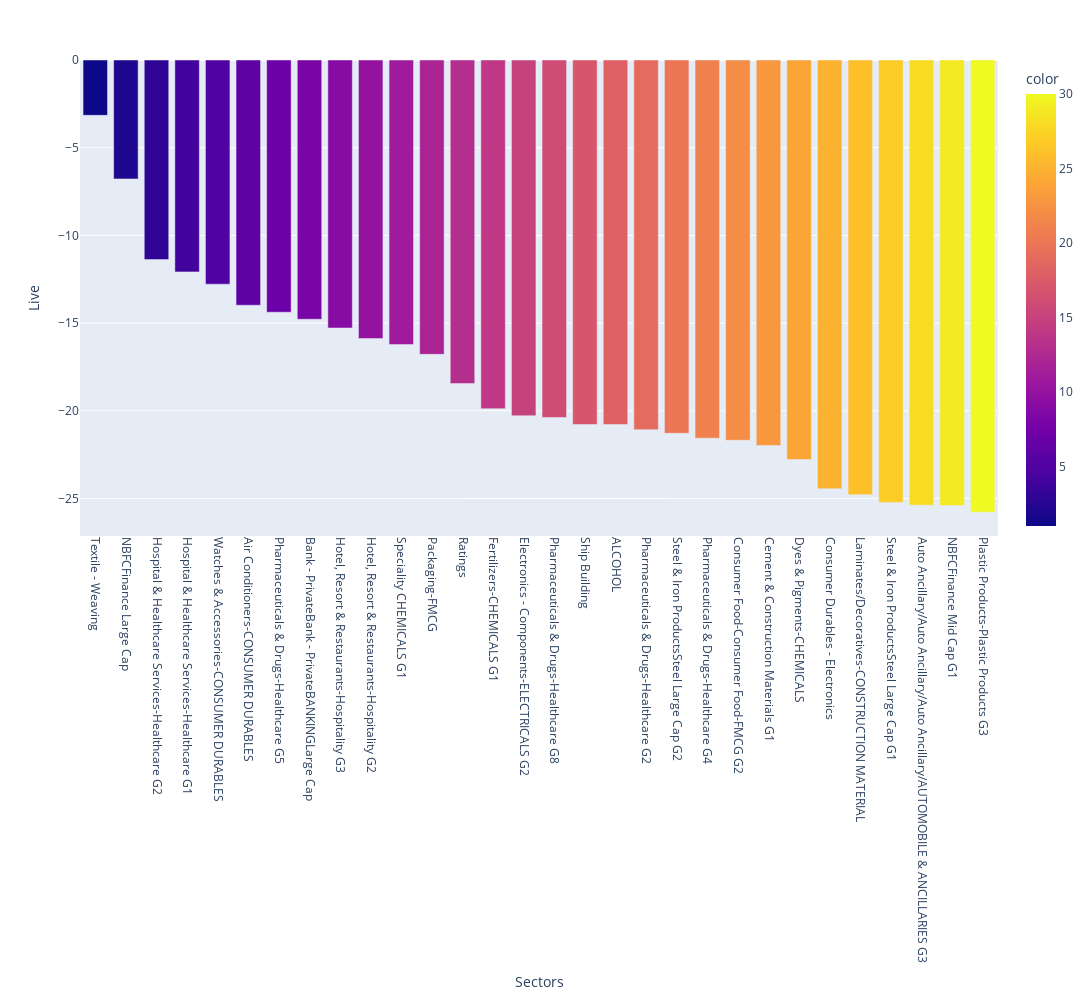

Notebook source saved alongside this figure:
### Code cell
fig = px.bar(data_frame=top_live,
            x = top_30_sec['Sector'],
            y = top_30_sec['Live'],
            color=top_30_sec.index,
            width=1200,
            height=1000)
fig.update_layout(
    xaxis_title='Sectors',
    yaxis_title='Live',
    xaxis_tickangle=90
)
fig

### Figure 1 — Plotly figure (JSON) as saved in the notebook; plotly's stock layout.template omitted (floating-point values rounded to 4 significant figures)
{"data": [{"alignmentgroup": "True", "hovertemplate": "x=%{x}<br>y=%{y}<br>color=%{marker.color}<extra></extra>", "legendgroup": "", "marker": {"color": [1, 2, 3, 4, 5, 6, 7, 8, 9, 10, 11, 12, 13, 14, 15, 16, 17, 18, 19, 20, 21, 22, 23, 24, 25, 26, 27, 28, 29, 30], "coloraxis": "coloraxis", "pattern": {"shape": ""}}, "name": "", "offsetgroup": "", "orientation": "v", "showlegend": false, "textposition": "auto", "type": "bar", "x": ["Textile - Weaving", "NBFCFinance Large Cap", "Hospital & Healthcare Services-Healthcare G2", "Hospital & Healthcare Services-Healthcare G1", "Watches & Accessories-CONSUMER DURABLES", "Air Conditioners-CONSUMER DURABLES", "Pharmaceuticals & Drugs-Healthcare G5", "Bank - PrivateBank - PrivateBANKINGLarge Cap", "Hotel, Resort & Restaurants-Hospitality G3", "Hotel, Resort & Restaurants-Hospitality G2", "Speciality CHEMICALS G1", "Packaging-FMCG", "Ratings", "Fertilizers-CHEMICALS G1", "Electronics - Components-ELECTRICALS G2", "Pharmaceuticals & Drugs-Healthcare G8", "Ship Building", "ALCOHOL", "Pharmaceuticals & Drugs-Healthcare G2", "Steel & Iron ProductsSteel Large Cap G2", "Pharmaceuticals & Drugs-Healthcare G4", "Consumer Food-Consumer Food-FMCG G2", "Cement & Construction Materials G1", "Dyes & Pigments-CHEMICALS", "Consumer Durables - Electronics", "Laminates/Decoratives-CONSTRUCTION MATERIAL", "Steel & Iron ProductsSteel Large Cap G1", "Auto Ancillary/Auto Ancillary/Auto Ancillary/AUTOMOBILE & ANCILLARIES G3", "NBFCFinance Mid Cap G1", "Plastic Products-Plastic Products G3"], "xaxis": "x", "y": [-3.155, -6.78, -11.38, -12.08, -12.78, -13.98, -14.38, -14.78, -15.28, -15.88, -16.22, -16.78, -18.45, -19.88, -20.28, -20.38, -20.78, -20.78, -21.08, -21.28, -21.56, -21.68, -21.98, -22.78, -24.45, -24.78, -25.22, -25.38, -25.41, -25.78], "yaxis": "y"}], "layout": {"barmode": "relative", "coloraxis": {"colorbar": {"title": {"text": "color"}}, "colorscale": [[0, "#0d0887"], [0.1111, "#46039f"], [0.2222, "#7201a8"], [0.3333, "#9c179e"], [0.4444, "#bd3786"], [0.5556, "#d8576b"], [0.6667, "#ed7953"], [0.7778, "#fb9f3a"], [0.8889, "#fdca26"], [1, "#f0f921"]]}, "height": 1000, "legend": {"tracegroupgap": 0}, "margin": {"t": 60}, "width": 1200, "xaxis": {"anchor": "y", "domain": [0, 1], "tickangle": 90, "title": {"text": "Sectors"}}, "yaxis": {"anchor": "x", "domain": [0, 1], "title": {"text": "Live"}}}}
